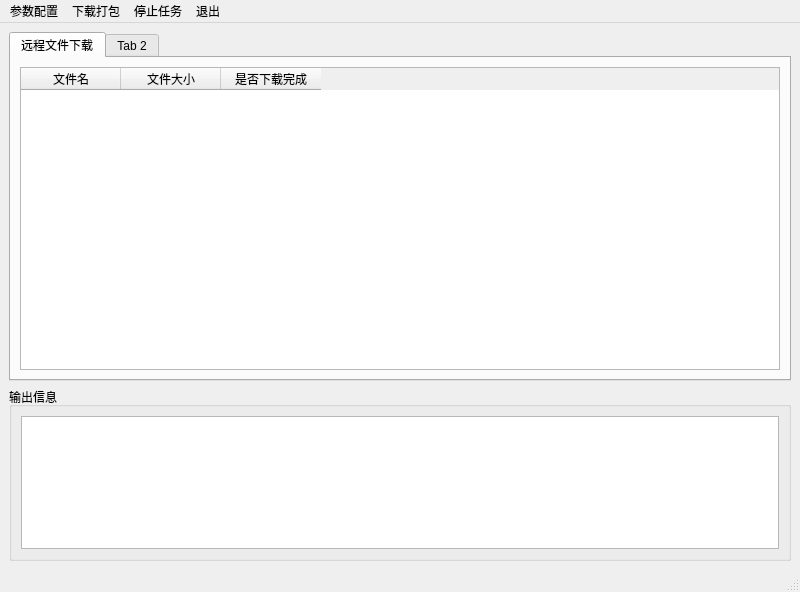
<?xml version="1.0" encoding="UTF-8"?>
<ui version="4.0">
 <class>MainWindow</class>
 <widget class="QMainWindow" name="MainWindow">
  <property name="geometry">
   <rect>
    <x>0</x>
    <y>0</y>
    <width>800</width>
    <height>592</height>
   </rect>
  </property>
  <property name="windowTitle">
   <string>MainWindow</string>
  </property>
  <widget class="QWidget" name="centralwidget">
   <layout class="QVBoxLayout" name="verticalLayout_3" stretch="4,2">
    <item>
     <layout class="QVBoxLayout" name="verticalLayout">
      <item>
       <widget class="QTabWidget" name="tabWidget">
        <property name="currentIndex">
         <number>0</number>
        </property>
        <widget class="QWidget" name="tab">
         <attribute name="title">
          <string>远程文件下载</string>
         </attribute>
         <layout class="QHBoxLayout" name="horizontalLayout_3">
          <item>
           <widget class="QTableWidget" name="tableWidget">
            <column>
             <property name="text">
              <string>文件名</string>
             </property>
            </column>
            <column>
             <property name="text">
              <string>文件大小</string>
             </property>
            </column>
            <column>
             <property name="text">
              <string>是否下载完成</string>
             </property>
            </column>
           </widget>
          </item>
         </layout>
        </widget>
        <widget class="QWidget" name="tab_2">
         <attribute name="title">
          <string>Tab 2</string>
         </attribute>
        </widget>
       </widget>
      </item>
     </layout>
    </item>
    <item>
     <layout class="QVBoxLayout" name="verticalLayout_2">
      <item>
       <widget class="QGroupBox" name="groupBox">
        <property name="title">
         <string>输出信息</string>
        </property>
        <layout class="QHBoxLayout" name="horizontalLayout_2">
         <item>
          <widget class="QTextBrowser" name="textBrowser"/>
         </item>
        </layout>
       </widget>
      </item>
     </layout>
    </item>
   </layout>
  </widget>
  <widget class="QStatusBar" name="statusbar"/>
  <widget class="QMenuBar" name="menubar">
   <property name="geometry">
    <rect>
     <x>0</x>
     <y>0</y>
     <width>800</width>
     <height>18</height>
    </rect>
   </property>
   <widget class="QMenu" name="menu">
    <property name="title">
     <string>参数配置</string>
    </property>
    <addaction name="actiondfd"/>
    <addaction name="actionchakan"/>
   </widget>
   <widget class="QMenu" name="menu_2">
    <property name="title">
     <string>下载打包</string>
    </property>
    <addaction name="actionnihap"/>
    <addaction name="actiondingshixaizai"/>
    <addaction name="actiondangexaizai"/>
    <addaction name="actionxiazaidabao"/>
   </widget>
   <widget class="QMenu" name="menu_3">
    <property name="title">
     <string>停止任务</string>
    </property>
    <addaction name="actionstopt_all_task"/>
    <addaction name="actionstop_assigned_task"/>
   </widget>
   <widget class="QMenu" name="menu_4">
    <property name="title">
     <string>退出</string>
    </property>
    <addaction name="actionexit"/>
   </widget>
   <addaction name="menu"/>
   <addaction name="menu_2"/>
   <addaction name="menu_3"/>
   <addaction name="menu_4"/>
  </widget>
  <action name="actionnihap">
   <property name="icon">
    <iconset>
     <normaloff>../../pythonProject/ftp/ftp_download/resoure/synchronous.png</normaloff>../../pythonProject/ftp/ftp_download/resoure/synchronous.png</iconset>
   </property>
   <property name="text">
    <string>synchronous</string>
   </property>
  </action>
  <action name="actiondfd">
   <property name="icon">
    <iconset>
     <normaloff>../../pythonProject/ftp/ftp_download/resoure/add.png</normaloff>../../pythonProject/ftp/ftp_download/resoure/add.png</iconset>
   </property>
   <property name="text">
    <string>add</string>
   </property>
  </action>
  <action name="actionchakan">
   <property name="icon">
    <iconset>
     <normaloff>../../pythonProject/ftp/ftp_download/resoure/view.png</normaloff>../../pythonProject/ftp/ftp_download/resoure/view.png</iconset>
   </property>
   <property name="text">
    <string>view</string>
   </property>
  </action>
  <action name="actiondingshixaizai">
   <property name="icon">
    <iconset>
     <normaloff>../../pythonProject/ftp/ftp_download/resoure/fixedtime.png</normaloff>../../pythonProject/ftp/ftp_download/resoure/fixedtime.png</iconset>
   </property>
   <property name="text">
    <string>fixedtime</string>
   </property>
  </action>
  <action name="actiondangexaizai">
   <property name="icon">
    <iconset>
     <normaloff>../../pythonProject/ftp/ftp_download/resoure/download.png</normaloff>../../pythonProject/ftp/ftp_download/resoure/download.png</iconset>
   </property>
   <property name="text">
    <string>download</string>
   </property>
  </action>
  <action name="actionstopt_all_task">
   <property name="icon">
    <iconset>
     <normaloff>../../pythonProject/ftp/ftp_download/resoure/stop.png</normaloff>../../pythonProject/ftp/ftp_download/resoure/stop.png</iconset>
   </property>
   <property name="text">
    <string>stop all task</string>
   </property>
  </action>
  <action name="actionstop_assigned_task">
   <property name="icon">
    <iconset>
     <normaloff>../../pythonProject/ftp/ftp_download/resoure/stop.png</normaloff>../../pythonProject/ftp/ftp_download/resoure/stop.png</iconset>
   </property>
   <property name="text">
    <string>stop assigned task</string>
   </property>
  </action>
  <action name="actionxiazaidabao">
   <property name="text">
    <string>xiazaidabao</string>
   </property>
  </action>
  <action name="actionexit">
   <property name="icon">
    <iconset>
     <normaloff>../../pythonProject/ftp/ftp_download/resoure/exit.png</normaloff>../../pythonProject/ftp/ftp_download/resoure/exit.png</iconset>
   </property>
   <property name="text">
    <string>exit</string>
   </property>
  </action>
 </widget>
 <resources/>
 <connections/>
</ui>
